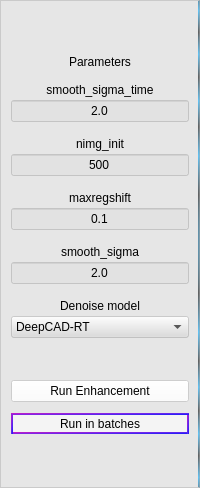
               <widget class="QFrame" name="frame_2">
                <property name="sizePolicy">
                 <sizepolicy hsizetype="Expanding" vsizetype="Preferred">
                  <horstretch>25</horstretch>
                  <verstretch>0</verstretch>
                 </sizepolicy>
                </property>
                <property name="minimumSize">
                 <size>
                  <width>172</width>
                  <height>488</height>
                 </size>
                </property>
                <property name="styleSheet">
                 <string notr="true">
background-color:rgba(220, 220, 220, 120);
border-right:2px solid qradialgradient(spread:repeat, cx:0.5, cy:0.5, radius:0.077, fx:0.5, fy:0.5, stop:0 rgba(0, 169, 255, 147), stop:0.497326 rgba(0, 0, 0, 147), stop:1 rgba(0, 169, 255, 147));</string>
                </property>
                <property name="frameShape">
                 <enum>QFrame::StyledPanel</enum>
                </property>
                <property name="frameShadow">
                 <enum>QFrame::Raised</enum>
                </property>
                <layout class="QVBoxLayout" name="verticalLayout_3">
                 <property name="spacing">
                  <number>0</number>
                 </property>
                 <property name="leftMargin">
                  <number>10</number>
                 </property>
                 <property name="topMargin">
                  <number>4</number>
                 </property>
                 <property name="rightMargin">
                  <number>10</number>
                 </property>
                 <property name="bottomMargin">
                  <number>0</number>
                 </property>
                 <item>
                  <widget class="QFrame" name="frame_14">
                   <property name="sizePolicy">
                    <sizepolicy hsizetype="Preferred" vsizetype="Expanding">
                     <horstretch>0</horstretch>
                     <verstretch>4</verstretch>
                    </sizepolicy>
                   </property>
                   <property name="styleSheet">
                    <string notr="true">border:none;
background:transparent;</string>
                   </property>
                   <property name="frameShape">
                    <enum>QFrame::StyledPanel</enum>
                   </property>
                   <property name="frameShadow">
                    <enum>QFrame::Raised</enum>
                   </property>
                  </widget>
                 </item>
                 <item>
                  <widget class="QLabel" name="label_8">
                   <property name="sizePolicy">
                    <sizepolicy hsizetype="Preferred" vsizetype="Expanding">
                     <horstretch>0</horstretch>
                     <verstretch>2</verstretch>
                    </sizepolicy>
                   </property>
                   <property name="styleSheet">
                    <string notr="true">font: 75 12pt &quot;Adobe Gothic Std B&quot;;
border:None;
background:transparent;</string>
                   </property>
                   <property name="text">
                    <string>Parameters</string>
                   </property>
                   <property name="alignment">
                    <set>Qt::AlignBottom|Qt::AlignHCenter</set>
                   </property>
                  </widget>
                 </item>
                 <item>
                  <widget class="QFrame" name="frame_11">
                   <property name="sizePolicy">
                    <sizepolicy hsizetype="Preferred" vsizetype="Expanding">
                     <horstretch>0</horstretch>
                     <verstretch>1</verstretch>
                    </sizepolicy>
                   </property>
                   <property name="styleSheet">
                    <string notr="true">border:none;
background:transparent;</string>
                   </property>
                   <property name="frameShape">
                    <enum>QFrame::StyledPanel</enum>
                   </property>
                   <property name="frameShadow">
                    <enum>QFrame::Raised</enum>
                   </property>
                   <widget class="QFrame" name="frame_12">
                    <property name="geometry">
                     <rect>
                      <x>140</x>
                      <y>90</y>
                      <width>170</width>
                      <height>99</height>
                     </rect>
                    </property>
                    <property name="sizePolicy">
                     <sizepolicy hsizetype="Preferred" vsizetype="Expanding">
                      <horstretch>0</horstretch>
                      <verstretch>5</verstretch>
                     </sizepolicy>
                    </property>
                    <property name="styleSheet">
                     <string notr="true">border:none;
background:transparent;</string>
                    </property>
                    <property name="frameShape">
                     <enum>QFrame::StyledPanel</enum>
                    </property>
                    <property name="frameShadow">
                     <enum>QFrame::Raised</enum>
                    </property>
                   </widget>
                  </widget>
                 </item>
                 <item>
                  <widget class="QLabel" name="label_4">
                   <property name="sizePolicy">
                    <sizepolicy hsizetype="Preferred" vsizetype="Expanding">
                     <horstretch>0</horstretch>
                     <verstretch>2</verstretch>
                    </sizepolicy>
                   </property>
                   <property name="styleSheet">
                    <string notr="true">background:transparent;
border:none;
font: 9pt &quot;微软雅黑&quot;;</string>
                   </property>
                   <property name="text">
                    <string>smooth_sigma_time</string>
                   </property>
                   <property name="alignment">
                    <set>Qt::AlignCenter</set>
                   </property>
                  </widget>
                 </item>
                 <item>
                  <widget class="QLineEdit" name="lineEdit_smoothtime">
                   <property name="sizePolicy">
                    <sizepolicy hsizetype="Preferred" vsizetype="Expanding">
                     <horstretch>0</horstretch>
                     <verstretch>1</verstretch>
                    </sizepolicy>
                   </property>
                   <property name="text">
                    <string>2.0</string>
                   </property>
                   <property name="alignment">
                    <set>Qt::AlignCenter</set>
                   </property>
                   <property name="clearButtonEnabled">
                    <bool>false</bool>
                   </property>
                  </widget>
                 </item>
                 <item>
                  <widget class="QFrame" name="frame_8">
                   <property name="sizePolicy">
                    <sizepolicy hsizetype="Preferred" vsizetype="Expanding">
                     <horstretch>0</horstretch>
                     <verstretch>1</verstretch>
                    </sizepolicy>
                   </property>
                   <property name="styleSheet">
                    <string notr="true">border:none;
background:transparent;</string>
                   </property>
                   <property name="frameShape">
                    <enum>QFrame::StyledPanel</enum>
                   </property>
                   <property name="frameShadow">
                    <enum>QFrame::Raised</enum>
                   </property>
                  </widget>
                 </item>
                 <item>
                  <widget class="QLabel" name="label_7">
                   <property name="sizePolicy">
                    <sizepolicy hsizetype="Preferred" vsizetype="Expanding">
                     <horstretch>0</horstretch>
                     <verstretch>2</verstretch>
                    </sizepolicy>
                   </property>
                   <property name="styleSheet">
                    <string notr="true">background:transparent;
border:none;
font: 9pt &quot;微软雅黑&quot;;</string>
                   </property>
                   <property name="text">
                    <string>nimg_init</string>
                   </property>
                   <property name="alignment">
                    <set>Qt::AlignCenter</set>
                   </property>
                  </widget>
                 </item>
                 <item>
                  <widget class="QLineEdit" name="lineEdit_nimg_init">
                   <property name="sizePolicy">
                    <sizepolicy hsizetype="Preferred" vsizetype="Expanding">
                     <horstretch>0</horstretch>
                     <verstretch>1</verstretch>
                    </sizepolicy>
                   </property>
                   <property name="text">
                    <string>500</string>
                   </property>
                   <property name="alignment">
                    <set>Qt::AlignCenter</set>
                   </property>
                  </widget>
                 </item>
                 <item>
                  <widget class="QFrame" name="frame_7">
                   <property name="sizePolicy">
                    <sizepolicy hsizetype="Preferred" vsizetype="Expanding">
                     <horstretch>0</horstretch>
                     <verstretch>1</verstretch>
                    </sizepolicy>
                   </property>
                   <property name="styleSheet">
                    <string notr="true">border:none;
background:transparent;</string>
                   </property>
                   <property name="frameShape">
                    <enum>QFrame::StyledPanel</enum>
                   </property>
                   <property name="frameShadow">
                    <enum>QFrame::Raised</enum>
                   </property>
                  </widget>
                 </item>
                 <item>
                  <widget class="QLabel" name="label_6">
                   <property name="sizePolicy">
                    <sizepolicy hsizetype="Preferred" vsizetype="Expanding">
                     <horstretch>0</horstretch>
                     <verstretch>2</verstretch>
                    </sizepolicy>
                   </property>
                   <property name="styleSheet">
                    <string notr="true">background:transparent;
border:none;
font: 9pt &quot;微软雅黑&quot;;</string>
                   </property>
                   <property name="text">
                    <string>maxregshift</string>
                   </property>
                   <property name="alignment">
                    <set>Qt::AlignCenter</set>
                   </property>
                  </widget>
                 </item>
                 <item>
                  <widget class="QLineEdit" name="lineEdit_maxregshift">
                   <property name="sizePolicy">
                    <sizepolicy hsizetype="Expanding" vsizetype="Expanding">
                     <horstretch>0</horstretch>
                     <verstretch>1</verstretch>
                    </sizepolicy>
                   </property>
                   <property name="styleSheet">
                    <string notr="true">background-:transparent</string>
                   </property>
                   <property name="text">
                    <string>0.1</string>
                   </property>
                   <property name="alignment">
                    <set>Qt::AlignCenter</set>
                   </property>
                  </widget>
                 </item>
                 <item>
                  <widget class="QFrame" name="frame_6">
                   <property name="sizePolicy">
                    <sizepolicy hsizetype="Preferred" vsizetype="Expanding">
                     <horstretch>0</horstretch>
                     <verstretch>1</verstretch>
                    </sizepolicy>
                   </property>
                   <property name="styleSheet">
                    <string notr="true">border:none;
background:transparent;</string>
                   </property>
                   <property name="frameShape">
                    <enum>QFrame::StyledPanel</enum>
                   </property>
                   <property name="frameShadow">
                    <enum>QFrame::Raised</enum>
                   </property>
                  </widget>
                 </item>
                 <item>
                  <widget class="QLabel" name="label_5">
                   <property name="sizePolicy">
                    <sizepolicy hsizetype="Preferred" vsizetype="Expanding">
                     <horstretch>0</horstretch>
                     <verstretch>2</verstretch>
                    </sizepolicy>
                   </property>
                   <property name="styleSheet">
                    <string notr="true">background:transparent;
border:none;
font: 9pt &quot;微软雅黑&quot;;</string>
                   </property>
                   <property name="text">
                    <string>smooth_sigma</string>
                   </property>
                   <property name="alignment">
                    <set>Qt::AlignCenter</set>
                   </property>
                  </widget>
                 </item>
                 <item>
                  <widget class="QLineEdit" name="lineEdit_smooth">
                   <property name="sizePolicy">
                    <sizepolicy hsizetype="Expanding" vsizetype="Expanding">
                     <horstretch>0</horstretch>
                     <verstretch>1</verstretch>
                    </sizepolicy>
                   </property>
                   <property name="cursor">
                    <cursorShape>IBeamCursor</cursorShape>
                   </property>
                   <property name="text">
                    <string>2.0</string>
                   </property>
                   <property name="alignment">
                    <set>Qt::AlignCenter</set>
                   </property>
                   <property name="dragEnabled">
                    <bool>false</bool>
                   </property>
                   <property name="clearButtonEnabled">
                    <bool>false</bool>
                   </property>
                  </widget>
                 </item>
                 <item>
                  <widget class="QFrame" name="frame_39">
                   <property name="sizePolicy">
                    <sizepolicy hsizetype="Preferred" vsizetype="Expanding">
                     <horstretch>0</horstretch>
                     <verstretch>1</verstretch>
                    </sizepolicy>
                   </property>
                   <property name="styleSheet">
                    <string notr="true">border:none;
background:transparent;</string>
                   </property>
                   <property name="frameShape">
                    <enum>QFrame::StyledPanel</enum>
                   </property>
                   <property name="frameShadow">
                    <enum>QFrame::Raised</enum>
                   </property>
                  </widget>
                 </item>
                 <item>
                  <widget class="QLabel" name="label_22">
                   <property name="sizePolicy">
                    <sizepolicy hsizetype="Preferred" vsizetype="Expanding">
                     <horstretch>0</horstretch>
                     <verstretch>2</verstretch>
                    </sizepolicy>
                   </property>
                   <property name="styleSheet">
                    <string notr="true">background:transparent;
border:none;
font: 9pt &quot;微软雅黑&quot;;</string>
                   </property>
                   <property name="text">
                    <string>Denoise model</string>
                   </property>
                   <property name="alignment">
                    <set>Qt::AlignCenter</set>
                   </property>
                  </widget>
                 </item>
                 <item>
                  <widget class="QComboBox" name="comboBox_denoisemodel">
                   <property name="styleSheet">
                    <string notr="true">QComboBox{
font: 9pt &quot;微软雅黑&quot;;
}

QComboBox QAbstractItemView {
background:white;
} </string>
                   </property>
                   <item>
                    <property name="text">
                     <string>DeepCAD-RT</string>
                    </property>
                   </item>
                   <item>
                    <property name="text">
                     <string>DeepCAD</string>
                    </property>
                   </item>
                  </widget>
                 </item>
                 <item>
                  <widget class="QFrame" name="frame_4">
                   <property name="sizePolicy">
                    <sizepolicy hsizetype="Preferred" vsizetype="Expanding">
                     <horstretch>0</horstretch>
                     <verstretch>4</verstretch>
                    </sizepolicy>
                   </property>
                   <property name="styleSheet">
                    <string notr="true">border:none;
background:transparent;</string>
                   </property>
                   <property name="frameShape">
                    <enum>QFrame::StyledPanel</enum>
                   </property>
                   <property name="frameShadow">
                    <enum>QFrame::Raised</enum>
                   </property>
                   <widget class="QCheckBox" name="checkBox_nonrigid">
                    <property name="geometry">
                     <rect>
                      <x>-10</x>
                      <y>40</y>
                      <width>190</width>
                      <height>19</height>
                     </rect>
                    </property>
                    <property name="sizePolicy">
                     <sizepolicy hsizetype="Minimum" vsizetype="Expanding">
                      <horstretch>0</horstretch>
                      <verstretch>0</verstretch>
                     </sizepolicy>
                    </property>
                    <property name="layoutDirection">
                     <enum>Qt::RightToLeft</enum>
                    </property>
                    <property name="autoFillBackground">
                     <bool>false</bool>
                    </property>
                    <property name="styleSheet">
                     <string notr="true">background: transparent;
border: transparent;
font: 10pt &quot;微软雅黑&quot;;</string>
                    </property>
                    <property name="text">
                     <string>Nonrigid</string>
                    </property>
                   </widget>
                   <widget class="QCheckBox" name="checkBox_bidiphase">
                    <property name="geometry">
                     <rect>
                      <x>-10</x>
                      <y>40</y>
                      <width>91</width>
                      <height>21</height>
                     </rect>
                    </property>
                    <property name="layoutDirection">
                     <enum>Qt::RightToLeft</enum>
                    </property>
                    <property name="autoFillBackground">
                     <bool>true</bool>
                    </property>
                    <property name="styleSheet">
                     <string notr="true">background: transparent;
border: transparent;
font: 10pt &quot;微软雅黑&quot;;</string>
                    </property>
                    <property name="text">
                     <string>Bidiphase</string>
                    </property>
                   </widget>
                  </widget>
                 </item>
                 <item>
                  <widget class="QPushButton" name="pushButton_run_enhance">
                   <property name="sizePolicy">
                    <sizepolicy hsizetype="Minimum" vsizetype="Expanding">
                     <horstretch>0</horstretch>
                     <verstretch>2</verstretch>
                    </sizepolicy>
                   </property>
                   <property name="styleSheet">
                    <string notr="true">QPushButton{
background-color:rgba(255,255,255,150);
font: 9pt &quot;微软雅黑&quot;;
}
QPushButton:hover
{
margin:1px;
}</string>
                   </property>
                   <property name="text">
                    <string>Run Enhancement</string>
                   </property>
                  </widget>
                 </item>
                 <item>
                  <widget class="QFrame" name="frame_17">
                   <property name="sizePolicy">
                    <sizepolicy hsizetype="Expanding" vsizetype="Expanding">
                     <horstretch>0</horstretch>
                     <verstretch>1</verstretch>
                    </sizepolicy>
                   </property>
                   <property name="styleSheet">
                    <string notr="true">border:none;
background:transparent;</string>
                   </property>
                   <property name="frameShape">
                    <enum>QFrame::StyledPanel</enum>
                   </property>
                   <property name="frameShadow">
                    <enum>QFrame::Raised</enum>
                   </property>
                  </widget>
                 </item>
                 <item>
                  <widget class="QPushButton" name="pushButton_run_batches">
                   <property name="sizePolicy">
                    <sizepolicy hsizetype="Expanding" vsizetype="Expanding">
                     <horstretch>1</horstretch>
                     <verstretch>2</verstretch>
                    </sizepolicy>
                   </property>
                   <property name="styleSheet">
                    <string notr="true">QPushButton{
background-color:rgba(255,255,255,150);
border:2px solid qlineargradient(spread:pad, x1:0, y1:0, x2:1, y2:1, stop:0 rgba(221, 18, 198, 255), stop:0.198864 rgba(171, 33, 202, 255), stop:0.4375 rgba(128, 36, 232, 255), stop:0.698864 rgba(71, 39, 241, 255), stop:0.994318 rgba(14, 21, 255, 255), stop:1 rgba(255, 255, 255, 255));
border-radius:15px;
font: 9pt &quot;微软雅黑&quot;;
}
QPushButton:hover
{
margin:1px;
}
QPushButton:pressed
{
margin:2px;
}</string>
                   </property>
                   <property name="text">
                    <string>Run in batches</string>
                   </property>
                  </widget>
                 </item>
                 <item>
                  <widget class="QFrame" name="frame_13">
                   <property name="sizePolicy">
                    <sizepolicy hsizetype="Preferred" vsizetype="Expanding">
                     <horstretch>0</horstretch>
                     <verstretch>5</verstretch>
                    </sizepolicy>
                   </property>
                   <property name="styleSheet">
                    <string notr="true">border:none;
background:transparent;</string>
                   </property>
                   <property name="frameShape">
                    <enum>QFrame::StyledPanel</enum>
                   </property>
                   <property name="frameShadow">
                    <enum>QFrame::Raised</enum>
                   </property>
                   <layout class="QVBoxLayout" name="verticalLayout_11"/>
                  </widget>
                 </item>
                </layout>
               </widget>
